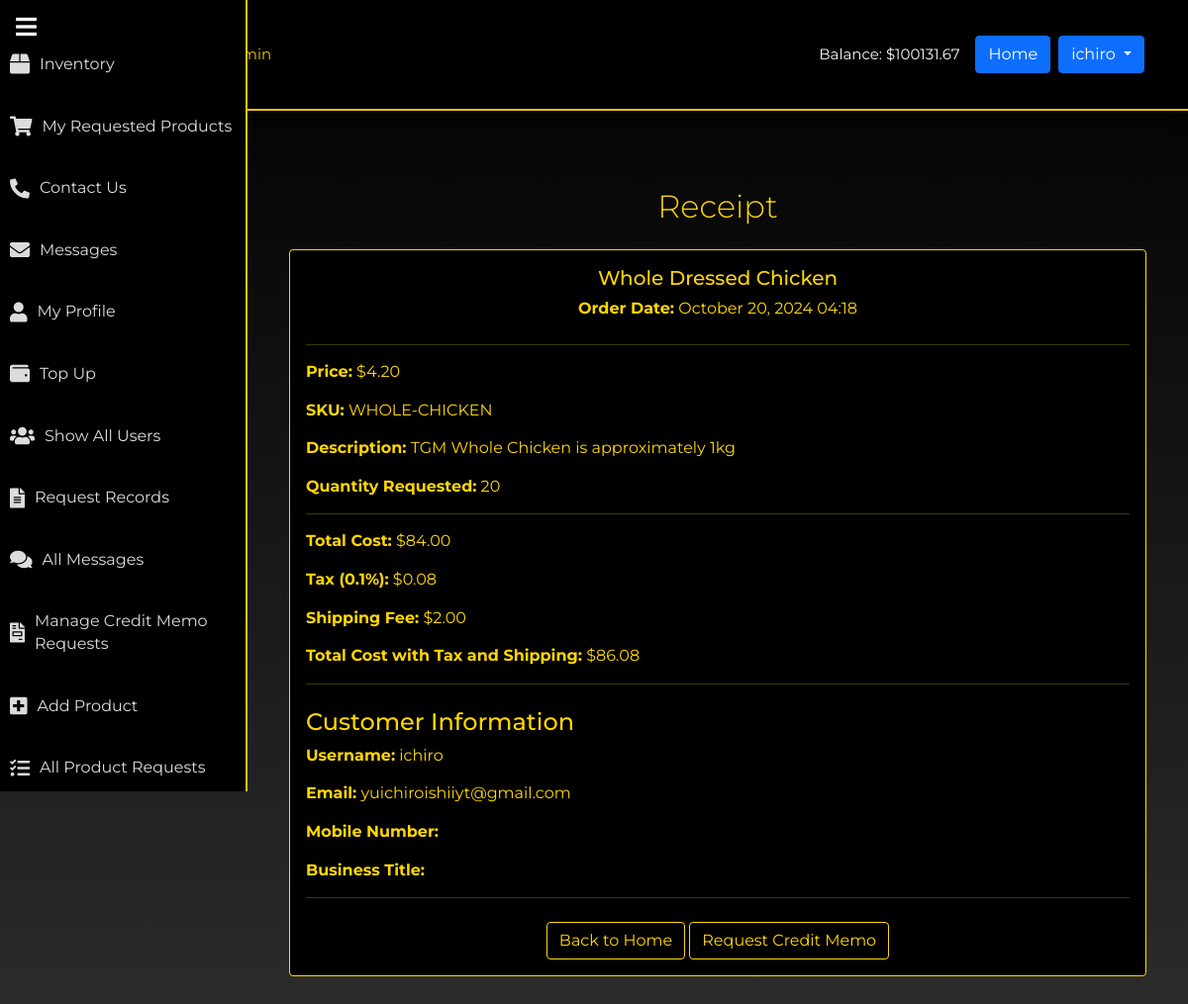
/checkout/checkout/receipt/90/ (signed in), run on the app's committed database.
### myapp/models.py (models this page shows, shortened)
class UserProfile(models.Model):
    user = models.OneToOneField(User, on_delete=models.CASCADE)
    company_name = models.CharField(max_length=255)
    full_name = models.CharField(max_length=255)
    mobile_number = models.CharField(max_length=15)
    business_title = models.CharField(max_length=255)
    balance = models.DecimalField(max_digits=10, decimal_places=2, default=0.00)  # Add this line

### requested_inventory/models.py (models this page shows, shortened)
class ProductRequest(models.Model):
    STATUS_CHOICES = [
        ('pending', 'Pending'),
        ('approved', 'Approved'),
        ('declined', 'Declined'),
        ('paid', 'Paid'),  # Add the 'paid' status here
    ]
    user = models.ForeignKey(User, on_delete=models.CASCADE)
    product = models.ForeignKey(Product, on_delete=models.CASCADE)  # Use the defined Product model
    quantity_requested = models.IntegerField()
    status = models.CharField(max_length=10, choices=STATUS_CHOICES, default='pending')
    created_at = models.DateTimeField(auto_now_add=True)

class Product(models.Model):
    name = models.CharField(max_length=255)
    sku = models.CharField(max_length=100, unique=True)
    description = models.TextField(blank=True, null=True)
    price = models.DecimalField(max_digits=10, decimal_places=2)
    quantity = models.IntegerField(default=0)  # Track available stock
    image = models.ImageField(upload_to='media/product_images/', blank=True, null=True)  # Updated path for image

### checkout/views.py (the view)
# urls.py: path('checkout/receipt/<int:product_request_id>/', views.receipt_view, name='receipt'),
@login_required
def receipt_view(request, product_request_id):
    product_request = get_object_or_404(ProductRequest, id=product_request_id)
    total_cost = Decimal(product_request.product.price) * Decimal(product_request.quantity_requested)
    tax_rate = Decimal('0.001')  # 0.1%
    shipping_fee = Decimal('2.00')
    tax = total_cost * tax_rate
    total_with_tax_and_shipping = total_cost + tax + shipping_fee
    user_profile = get_object_or_404(UserProfile, user=request.user)
    balance = user_profile.balance
    adjusted_total = max(total_with_tax_and_shipping - balance, Decimal('0.00'))
    credit_memo = CreditMemoRequest.objects.filter(product_request=product_request).first()
    context = {
        'product_request': product_request,
        'total_cost': total_cost,
        'tax': tax,
        'shipping_fee': shipping_fee,
        'total_with_tax_and_shipping': total_with_tax_and_shipping,
        'balance': balance,
        'adjusted_total': adjusted_total,
        'status': product_request.status,
        'credit_memo': credit_memo,
    }
    return render(request, 'inventory/receipt.html', context)

### templates/inventory/receipt.html
{% extends 'users/base.html' %}
{% block content %}
<div class="container mt-5" style="color: gold;">
    <h2 class="text-center mb-4" style="color: gold; text-shadow: 1px 1px 2px black;">Receipt</h2>
    <div class="card mb-4" style="background-color: black; border: 1px solid gold;">
        <div class="card-body">
            <div class="text-center mb-4">
                <h5 class="card-title" style="color: gold;">{{ product_request.product.name }}</h5>
                <p class="card-text"><strong>Order Date:</strong> {{ product_request.created_at|date:"F d, Y H:i" }}</p>
            </div>
            <hr style="border-color: gold;">
            <div class="mb-3">
                <p class="card-text"><strong>Price:</strong> ${{ product_request.product.price|floatformat:2 }}</p>
                <p class="card-text"><strong>SKU:</strong> {{ product_request.product.sku }}</p>
                <p class="card-text"><strong>Description:</strong> {{ product_request.product.description }}</p>
                <p class="card-text"><strong>Quantity Requested:</strong> {{ product_request.quantity_requested }}</p>
            </div>
            <hr style="border-color: gold;">
            <div class="mb-3">
                <p class="card-text"><strong>Total Cost:</strong> ${{ total_cost|floatformat:2 }}</p>
                <p class="card-text"><strong>Tax (0.1%):</strong> ${{ tax|floatformat:2 }}</p>
                <p class="card-text"><strong>Shipping Fee:</strong> ${{ shipping_fee|floatformat:2 }}</p>
                <p class="card-text"><strong>Total Cost with Tax and Shipping:</strong> ${{ total_with_tax_and_shipping|floatformat:2 }}</p>
            </div>
            <hr style="border-color: gold;">
            <h4 class="mt-4" style="color: gold;">Customer Information</h4>
            <p><strong>Username:</strong> {{ user.username }}</p>
            <p><strong>Email:</strong> {{ user.email }}</p>
            <p><strong>Mobile Number:</strong> {{ user_profile.mobile_number }}</p>
            <p><strong>Business Title:</strong> {{ user_profile.business_title }}</p>
            <hr style="border-color: gold;">
            <div class="text-center mt-4">
                <a href="{% url 'homepage' %}" class="btn"
                   style="background-color: black; color: gold; border: 1px solid gold;">
                    Back to Home
                </a>
                <a href="{% url 'request_credit_memo' product_request.id %}" class="btn"
                   style="background-color: black; color: gold; border: 1px solid gold;">
                    Request Credit Memo
                </a>
            </div>
        </div>
    </div>
</div>
{% endblock %}

### templates/users/base.html (shortened to what this page needs)
<!doctype html>
{% load static %}
<html lang="en">
<head>
    <link href="https://cdn.jsdelivr.net/npm/bootstrap@5.0.0-beta3/dist/css/bootstrap.min.css" rel="stylesheet">
    <link rel="stylesheet" href="{% static 'users/css/main.css' %}" type="text/css">
    <link rel="stylesheet" href="https://cdnjs.cloudflare.com/ajax/libs/font-awesome/5.15.4/css/all.min.css">
</head>
<body>
<nav class="navbar navbar-expand-lg" id="main-navbar">
    <div class="container">
        <a class="navbar-brand" href="{% url 'home' %}">
        </a>
        <div class="collapse navbar-collapse" id="navbarNavAltMarkup">
            <div class="navbar-nav">
                {% if user.is_superuser %}
                    <a class="nav-link active" href="#">Homepage Admin</a>
                {% else %}
                    <a class="nav-link active" href="#">Homepage</a>
                {% endif %}
            </div>
            <div class="d-flex align-items-center ms-auto" id="authstyle">
                {% if user.is_authenticated %}
                    {% with user_profile=user.userprofile %}
                        <span class="text-light me-3">Balance: ${{ user_profile.balance }}</span>
                    {% endwith %}
                    <a href="{% url 'homepage' %}" class="btn btn-primary me-2">Home</a>
                    <div class="dropdown">
                        <button class="btn btn-primary dropdown-toggle" type="button" id="dropdownMenuButton" data-bs-toggle="dropdown" aria-expanded="false">
                            {{ user.username }}
                        </button>
                    </div>
                {% else %}
                    <a href="{% url 'register' %}" class="btn btn-primary me-2">Create Account</a>
                    <a href="{% url 'login' %}" class="btn btn-primary">Log In</a>
                {% endif %}
            </div>
        </div>
    </div>
</nav>
{% if user.is_authenticated %}
<div class="sidebar" id="sidebar">
    <button class="toggle-sidebar" onclick="toggleSidebar()">
        <i class="fas fa-bars"></i>
    </button>
    <ul class="nav flex-column mt-4">
        <li class="nav-item"><a class="nav-link" href="{% url 'inventory' %}"><i class="fas fa-box"></i> <span>Inventory</span></a></li>
        <li class="nav-item"><a class="nav-link" href="{% url 'view_requested_products' %}"><i class="fas fa-shopping-cart"></i> <span>My Requested Products</span></a></li>
        <li class="nav-item"><a class="nav-link" href="{% url 'contact' %}"><i class="fas fa-phone-alt"></i> <span>Contact Us</span></a></li>
        <li class="nav-item"><a class="nav-link" href="{% url 'messages_user' %}"><i class="fas fa-envelope"></i> <span>Messages</span></a></li>
        <li class="nav-item"><a class="nav-link" href="{% url 'profile' %}"><i class="fas fa-user"></i> <span>My Profile</span></a></li>
        <li class="nav-item"><a class="nav-link" href="{% url 'cash_in' %}"><i class="fas fa-wallet"></i> <span>Top Up</span></a></li>
                {% endif %}
        {% if user.is_superuser %}
            <li class="nav-item"><a class="nav-link" href="{% url 'show_all_users' %}"><i class="fas fa-users"></i> <span>Show All Users</span></a></li>
            <li class="nav-item"><a class="nav-link" href="{% url 'admin_page' %}"><i class="fas fa-file-alt"></i> <span>Request Records</span></a></li>
            <li class="nav-item"><a class="nav-link" href="{% url 'all_messages' %}"><i class="fas fa-comments"></i> <span>All Messages</span></a></li>
            <li class="nav-item"><a class="nav-link" href="{% url 'manage_credit_memo_requests' %}"><i class="fas fa-file-invoice"></i> <span>Manage Credit Memo Requests</span></a></li>
            <li class="nav-item"><a class="nav-link" href="{% url 'add_product' %}"><i class="fas fa-plus-square"></i> <span>Add Product</span></a></li>
            <li class="nav-item"><a class="nav-link" href="{% url 'all_product_requests' %}"><i class="fas fa-tasks"></i> <span>All Product Requests</span></a></li>
        {% endif %}
    </ul>
</div>
<div class="main-content" id="main-content">
    {% block content %}{% endblock %}
</div>
</body>
</html>

### myapp/static/users/main.css (style rules this page uses)
#main-navbar { color: white; min-height: 14vh; font-size: 15px; }
#authstyle { margin-left: 17%; border-radius: 50%; }
body { margin:0; color:#6a6f8c; background-image: url('images/bg.png'); font:600 16px/18px 'Open Sans',sans-serif; }
*,:after,:before { box-sizing:border-box }
a { color:inherit;text-decoration:none }
body { font: 100% / 1.414 "Open Sans", "Roboto", arial, sans-serif; background: #e9e9e9; }
a, [type="submit"] { transition: all .25s ease-in; }
h1, h2 { font-weight: 300; color: rgba(255,255,255,1); }

### templates/users/base.html (style rules this page uses)
body { background: linear-gradient(to bottom, #000000, #2c2c2c); color: #f5f5f5; font-family: 'Montserrat', sans-serif; margin: 0; padding: 0; overflow-x: hidden; }
#main-navbar { background: #000000; box-shadow: 0 4px 12px rgba(0, 0, 0, 0.6); padding: 1rem 2rem; border-bottom: 2px solid #f1c40f; }
.navbar-nav .nav-link { color: #f5f5f5 !important; margin-right: 1rem; }
.navbar-nav .nav-link:hover, .navbar-nav .nav-link.active { color: #f1c40f !important; }
.sidebar { background-color: #000000; height: 100vh; width: 250px; position: fixed; top: 0; left: 0; padding-top: 10px; transition: all 0.3s; overflow-y: auto; border-right: 2px solid #f1c40f; }
.sidebar .nav-link { color: #dcdcdc; padding: 15px 10px; margin: 5px 0; border-radius: 8px; display: flex; align-items: center; font-size: 16px; transition: background 0.3s, color 0.3s; }
.sidebar .nav-link i { margin-right: 10px; font-size: 20px; }
.toggle-sidebar { position: absolute; top: 10px; left: 10px; background: none; border: none; color: #f5f5f5; font-size: 24px; cursor: pointer; transition: color 0.3s; }
.main-content { margin-left: 250px; padding: 30px; transition: margin-left 0.3s; }

### data on the page
UserProfile: balance "100131.67"
ProductRequest: product.name "Whole Dressed Chicken", created_at "October 20, 2024 04:18", product.price "4.20", product.sku "WHOLE-CHICKEN", product.description "TGM Whole Chicken is approximately 1kg", quantity_requested "20"

### other printed values
{{ user.username }} "ichiro"
{{ total_cost|floatformat:2 }} "84.00"
{{ tax|floatformat:2 }} "0.08"
{{ shipping_fee|floatformat:2 }} "2.00"
{{ total_with_tax_and_shipping|floatformat:2 }} "86.08"
{{ user.email }} "yuichiroishiiyt@gmail.com"
